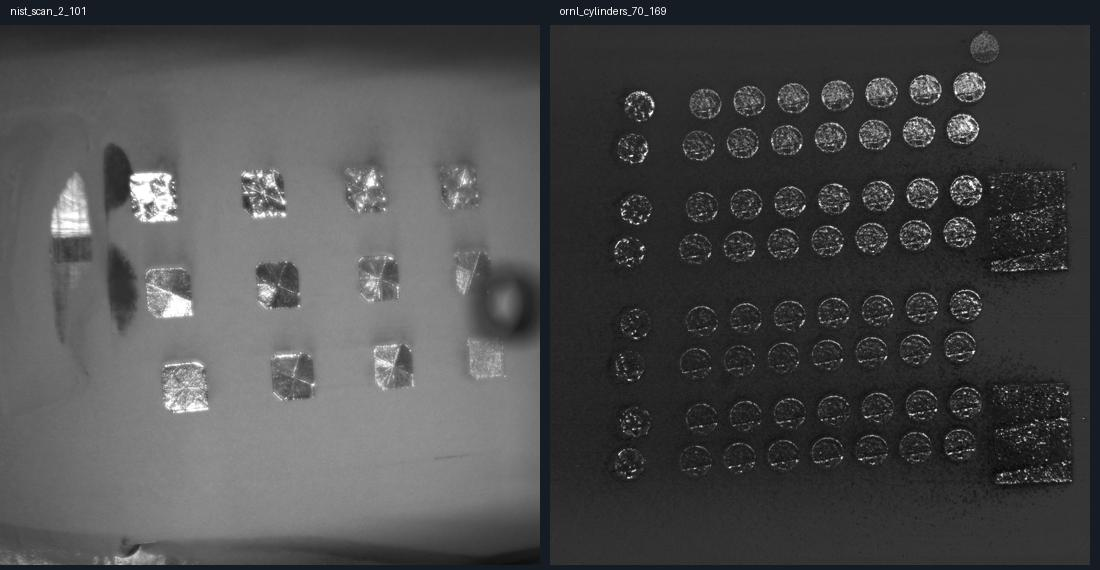
#> input picture lpbf_inspector/research/shape_inputs.jpg, 1100 x 570 px; its folder holds only this picture in this run
$ python -i shape_reconstruction.py   (imports and definitions only)
#> lines starting #> are read from the running program, lines starting #| are printed output that depends on the picture; after the words box and inside, x2 and y2 are one past the last pixel; in counts of white or black regions, pixels touching at a corner belong together
#> further down, picture is the input picture: PIL image 1100x570 RGB; mean R, G, B 74.8, 75.2, 75.8
"""Sections photographiques approximatives, sans géométrie CAO ni annotations.

Contraste local à résolution bornée, fermeture de petits interstices, suppression
des îlots minuscules. Les petites zones entièrement entourées sont comblées.
Le réglage dépend seulement de la photo courante ; il ne modifie pas la détection.
"""
from functools import lru_cache
import io
import math
from pathlib import Path

import numpy as np
from PIL import Image, ImageFilter
from inspector import Config, gray_pixels

MAX_EDGE = 512
SHAPE_VERSION = 'texture-sections-1'


def contrast_value(value):
    value = float(value)
    if not math.isfinite(value) or not 1 <= value <= 8:
        raise ValueError('Reconstruction contrast must be between 1 and 8.')
    return value


def components(mask):
    """Composantes 4-connexes par segments de lignes, sans dépendance SciPy."""
    runs, parents, previous = [], [], []
    def root(i):
        while parents[i] != i:
            parents[i] = parents[parents[i]]
            i = parents[i]
        return i
    for y, row in enumerate(mask):
        edges = np.flatnonzero(np.diff(np.pad(row.astype(np.int8), (1, 1))))
        current, j = [], 0
        for x0, x1 in zip(edges[::2], edges[1::2]):
            i = len(runs)
            runs.append((y, int(x0), int(x1))); parents.append(i); current.append(i)
            while j < len(previous) and runs[previous[j]][2] <= x0: j += 1
            k = j
            while k < len(previous) and runs[previous[k]][1] < x1:
                parents[root(previous[k])] = root(i)
                k += 1
        previous = current
    sizes, border, labels = {}, set(), []
    h, w = mask.shape
    for i, (y, x0, x1) in enumerate(runs):
        label = root(i); labels.append(label)
        sizes[label] = sizes.get(label, 0) + x1 - x0
        if y in (0, h-1) or x0 == 0 or x1 == w: border.add(label)
    return runs, labels, sizes, border


def section_mask(image, contrast=3):
    """Retourne un masque L et ses mesures à la résolution d'aperçu."""
#> called with contrast = 3
    contrast = contrast_value(contrast)
    im = image.convert('L').copy(); im.thumbnail((MAX_EDGE, MAX_EDGE), Image.Resampling.LANCZOS)
    a = np.asarray(im, dtype=np.float32)
    high = np.abs(a - np.asarray(im.filter(ImageFilter.GaussianBlur(1.2)), dtype=np.float32))
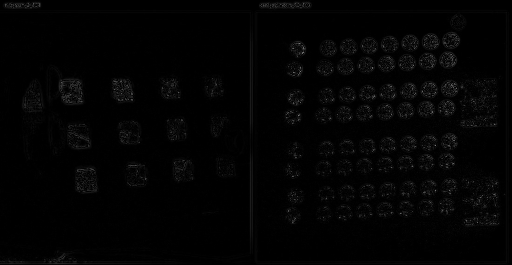
#> high: shape (265, 512) float32; min 0, max 124, mean 3.2
    energy = np.asarray(Image.fromarray(np.uint8(np.rint(high))).filter(ImageFilter.GaussianBlur(1.5)), dtype=np.float32)
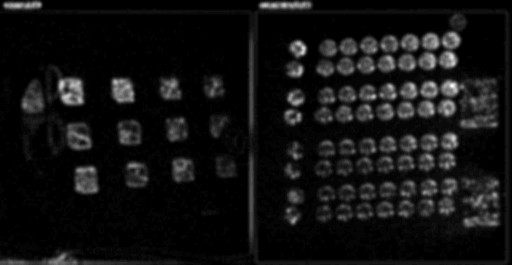
#> energy: shape (265, 512) float32; min 0, max 43, mean 3.2; drawn with min black and max white
    base = float(np.median(energy)); mad = float(1.4826*np.median(np.abs(energy-base)))
#> after `base = float(np.median(energy))`: base = 1
#> after `mad = float(1.4826 * np.median(np.abs(energy - base)))`: mad = 1.48
    threshold = max(2., base + contrast * max(mad, .5))
#> threshold = 5.45
    binary = Image.fromarray(np.uint8(energy > threshold)*255)
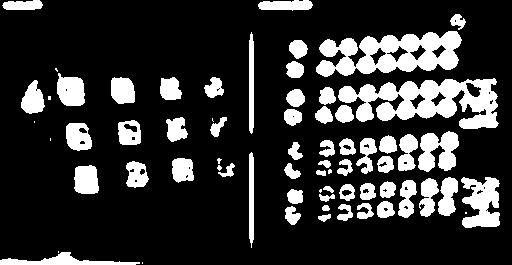
#> binary: PIL image 512x265 L; 19.7% white; 68 white regions (12 under 20 px), largest, box (x1, y1, x2, y2) and area: (338, 78, 499, 129) 4543, (316, 31, 462, 77) 4005, (461, 177, 500, 228) 1370
    mask = np.array(binary.filter(ImageFilter.MaxFilter(3)).filter(ImageFilter.MinFilter(3)).filter(ImageFilter.MedianFilter(3))) > 0
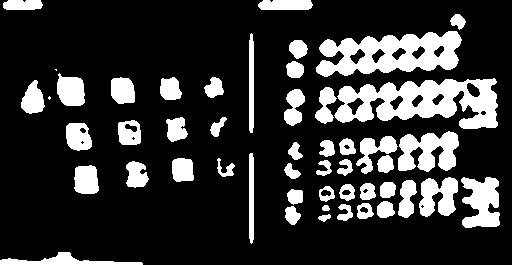
#> mask: shape (265, 512) bool; 20.2% white; 50 white regions (2 under 20 px), largest, box (x1, y1, x2, y2) and area: (334, 78, 498, 129) 4943, (316, 31, 462, 77) 4117, (398, 131, 459, 172) 1687
    runs, labels, sizes, _ = components(mask)
#> the loop in components, `for y, row in enumerate(mask):` made 265 passes
#> (edges, previous) on passes 1 to 3: ([8, 23, 26, 41, 263, 270, 273, 311], [0, 1, 2, 3]), ([7, 24, 25, 41, 262, 271, 272, 311], [4, 5, 6, 7]), ([4, 42, 260, 312], [8, 9])
#> after the loop in components, `for y, row in enumerate(mask):`: parents = 1822 values, max 1821 at index 1820, min 4 at index 0, mean 918.5; runs = 1822 items, first 6: (0, 8, 23), (0, 26, 41), (0, 263, 270), (0, 273, 311), (1, 7, 24), (1, 25, 41)
#> the loop in components, `for i, (y, x0, x1) in enumerate(runs):` made 1822 passes
#> (y, x0, x1, label) on passes 1 to 3: (0, 8, 23, 22), (0, 26, 41, 22), (0, 263, 270, 23)
#> after the loop in components, `for i, (y, x0, x1) in enumerate(runs):`: border = 3 items; labels = 1822 values, max 1821 at index 1804, min 22 at index 0, mean 1091.5; sizes = 50 items
#> sizes = 50 items
    minimum = max(6, int(mask.size * .000045))
#> minimum = 6
    for (y, x0, x1), label in zip(runs, labels):
        if sizes[label] < minimum: mask[y, x0:x1] = False
#> this loop made 1822 passes
    # Petits trous de reflet : pas de remplissage de grandes cavités visibles.
    runs, labels, sizes, border = components(~mask)
#> the loop in components (call 2), `for y, row in enumerate(mask):` made 265 passes
#> (edges, previous) on passes 1 to 3: ([0, 8, 23, 26, 41, 263, 270, 273, 311, 512], [0, 1, 2, 3, 4]), ([0, 7, 24, 25, 41, 262, 271, 272, 311, 512], [5, 6, 7, 8, 9]), ([0, 4, 42, 260, 312, 512], [10, 11, 12])
#> the loop in components (call 2), `for i, (y, x0, x1) in enumerate(runs):` made 2080 passes
#> (y, x0, x1, label) on passes 1 to 3: (0, 0, 8, 2079), (0, 23, 26, 6), (0, 41, 263, 2079)
#> runs = 2080 items, first 6: (0, 0, 8), (0, 23, 26), (0, 41, 263), (0, 270, 273), (0, 311, 512), (1, 0, 7); labels = 2080 values, max 2079 at index 0, min 6 at index 1, mean 1958.6; sizes = 24 items; border = 3 items
    for (y, x0, x1), label in zip(runs, labels):
        if label not in border and sizes[label] <= max(16, int(mask.size*.0008)):
            mask[y, x0:x1] = True
#> this loop made 2080 passes
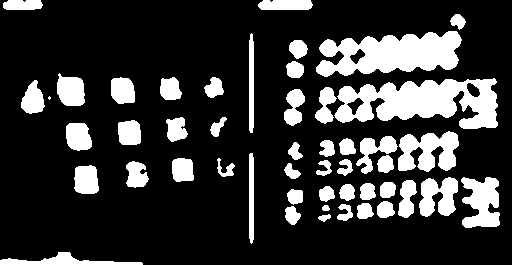
#> mask: shape (265, 512) bool; 20.8% white; 49 white regions (1 under 20 px), largest, box (x1, y1, x2, y2) and area: (334, 78, 498, 129) 5204, (316, 31, 462, 77) 4450, (398, 131, 459, 172) 1687
    return Image.fromarray(np.uint8(mask)*255), {'threshold': round(threshold, 2), 'coverage_percent': round(float(mask.mean()*100), 2)}


def shape_preview(path, white, crop, contrast=3):
    p = Path(path); stat = p.stat()
    return _cached_preview(str(p), stat.st_mtime_ns, stat.st_size, white, tuple(crop), contrast_value(contrast), SHAPE_VERSION)


# [44 lines left out: functions part_overlap, _cached_mask, _cached_preview, not called in this run]

>>> from PIL import Image
>>> picture = Image.open('research/shape_inputs.jpg')
>>> result = section_mask(picture)

$ run again, on lpbf_inspector/research/shape_prototype.jpg
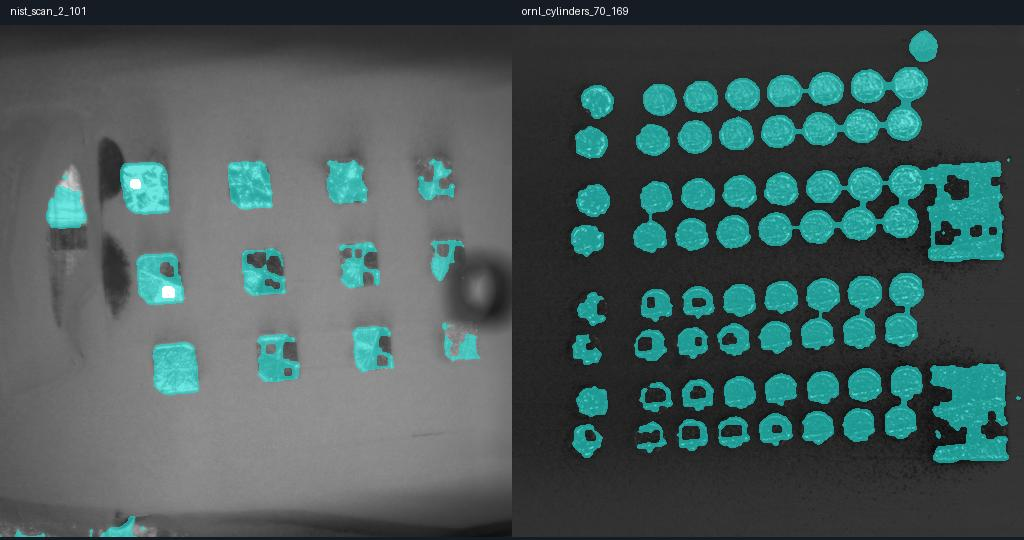
#> input picture lpbf_inspector/research/shape_prototype.jpg, 1024 x 540 px
#> picture is the input picture: PIL image 1024x540 RGB; mean R, G, B 71.1, 90.1, 89.6
#> im: PIL image 512x270 L
#> in section_mask, `energy = np.asarray(Image.fromarray(np.uint8(np.rint(high))).filter(Im..`:
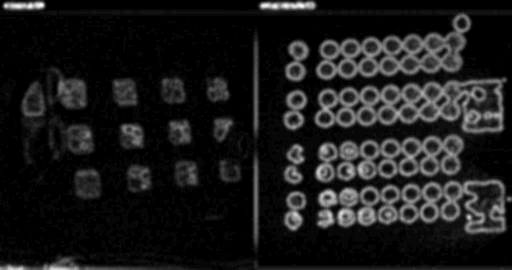
#> energy: shape (270, 512) float32; min 0, max 32, mean 3.4; drawn with min black and max white
#> base = 1
#> mad = 1.48
#> threshold = 5.45
#> binary: PIL image 512x270 L; 23.1% white; 45 white regions (16 under 20 px), largest, box (x1, y1, x2, y2) and area: (314, 77, 507, 134) 6472, (317, 179, 512, 235) 6226, (315, 13, 471, 80) 4947
#> the loop in components, `for y, row in enumerate(mask):` made 270 passes
#> (edges, previous) on passes 1 to 3: ([29, 44, 266, 271, 276, 280, 283, 289, 296, 314], [0, 1, 2, 3, 4]), ([10, 13, 28, 44, 265, 272, 275, 281, 282, 290, 295, 315], [5, 6, 7, 8, 9, 10]), ([4, 45, 261, 315], [11, 12])
#> after the loop in components, `for y, row in enumerate(mask):`: parents = 1892 values, max 1891 at index 1891, min 6 at index 0, mean 952.5; runs = 1892 items, first 6: (0, 29, 44), (0, 266, 271), (0, 276, 280), (0, 283, 289), (0, 296, 314), (1, 10, 13)
#> the loop in components, `for i, (y, x0, x1) in enumerate(runs):` made 1892 passes
#> (y, x0, x1, label) on passes 1 to 3: (0, 29, 44, 28), (0, 266, 271, 32), (0, 276, 280, 32)
#> after the loop in components, `for i, (y, x0, x1) in enumerate(runs):`: border = 6 items; labels = 1892 values, max 1891 at index 1891, min 28 at index 0, mean 1158.9; sizes = 37 items
#> the loop in section_mask, `for (y, x0, x1), label in zip(runs, labels):` made 1892 passes
#> the loop in components (call 2), `for y, row in enumerate(mask):` made 270 passes
#> (edges, previous) on passes 1, 3, 4: ([0, 29, 44, 266, 271, 276, 280, 283, 289, 296, 314, 512], [0, 1, 2, 3, 4, 5]), ([0, 4, 45, 261, 315, 512], [13, 14, 15]), ([0, 3, 45, 260, 316, 512], [16, 17, 18])
#> the loop in components (call 2), `for i, (y, x0, x1) in enumerate(runs):` made 2141 passes
#> (y, x0, x1, label) on passes 1 to 3: (0, 0, 29, 2140), (0, 44, 266, 2140), (0, 271, 276, 9)
#> in section_mask, `runs, labels, sizes, border = components(~mask)`: runs = 2141 items, first 6: (0, 0, 29), (0, 44, 266), (0, 271, 276), (0, 280, 283), (0, 289, 296), (0, 314, 512); labels = 2141 values, max 2140 at index 0, min 9 at index 2, mean 1829.3; sizes = 87 items; border = 4 items
#> the loop in section_mask, `for (y, x0, x1), label in zip(runs, labels):` made 2141 passes
#> after the loop in section_mask, `for (y, x0, x1), label in zip(runs, labels):`:
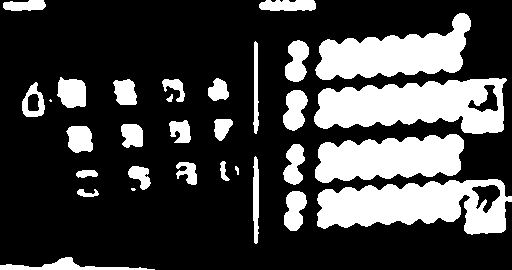
#> mask: shape (270, 512) bool; 25.9% white; 31 white regions (2 under 20 px), largest, box (x1, y1, x2, y2) and area: (314, 78, 507, 134) 7412, (317, 179, 512, 235) 7138, (315, 13, 471, 80) 5773
